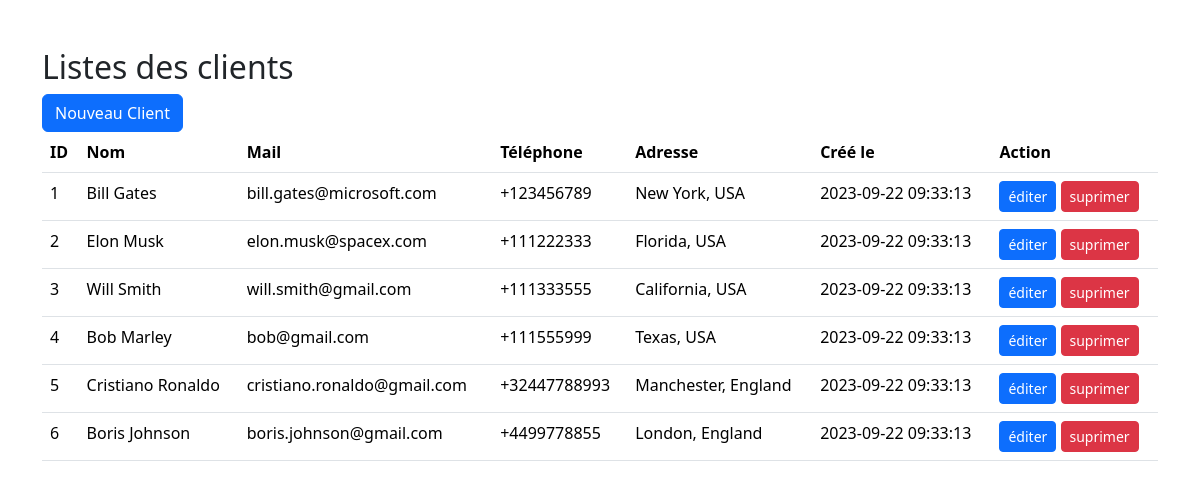
The page / on the database its author committed.
### tables this page shows
CREATE TABLE `clients` (
  `id` int NOT NULL,
  `name` varchar(100) NOT NULL,
  `email` varchar(200) NOT NULL,
  `phone` varchar(20) DEFAULT NULL,
  `address` varchar(200) DEFAULT NULL,
  `created_at` datetime NOT NULL DEFAULT CURRENT_TIMESTAMP
);

### index.php (the view, shortened to what this page needs)
<!DOCTYPE html>
<html lang="en">
<head>
    <link rel="stylesheet" href="https://cdn.jsdelivr.net/npm/bootstrap@5.3.1/dist/css/bootstrap.min.css">
</head>
<body>
    <div class="container my-5">
        <h2>Listes des clients</h2>
        <a class="btn btn-primary "href="/myshop/create.php" role="button">Nouveau Client</a>
        <table class="table ">
            <thead>
                <tr>
                    <th>ID</th>
                    <th>Nom</th>
                    <th>Mail</th>
                    <th>Téléphone</th>
                    <th>Adresse</th>
                    <th>Créé le</th>
                    <th>Action</th>
                </tr>
            </thead>
            <tbody>
                <?php
                $servername = "localhost";
                $username = "root";
                $password = "";
                $database = "myshop";
                $connection = new mysqli($servername, $username, $password,$database);
                $sql = "SELECT * FROM clients";
                $result = $connection ->query($sql);
                while($row = $result->fetch_assoc()){
                    echo "                <tr>
                    <td>$row[id]</td>
                    <td>$row[name]</td>
                    <td>$row[email]</td>
                    <td>$row[phone]</td>
                    <td>$row[address]</td>
                    <td>$row[created_at]</td>
                    <td>
                        <a class='btn btn-primary btn-sm' href='/myshop/edit.php?id=$row[id]'>éditer</a>
                        <a class='btn btn-danger btn-sm' href='/myshop/delete.php?id=$row[id]'>suprimer</a>
                    </td>
                </tr>";
                }
?>
            </tbody>
        </table>
    </div>
</body>
</html>

### rows shown on the page
clients: id "1", name "Bill Gates", email "bill.gates@microsoft.com", phone "+123456789", address "New York, USA", created_at "2023-09-22 09:33:13"
clients: id "2", name "Elon Musk", email "elon.musk@spacex.com", phone "+111222333", address "Florida, USA", created_at "2023-09-22 09:33:13"
clients: id "3", name "Will Smith", email "will.smith@gmail.com", phone "+111333555", address "California, USA", created_at "2023-09-22 09:33:13"
clients: id "4", name "Bob Marley", email "bob@gmail.com", phone "+111555999", address "Texas, USA", created_at "2023-09-22 09:33:13"
clients: id "5", name "Cristiano Ronaldo", email "cristiano.ronaldo@gmail.com", phone "+32447788993", address "Manchester, England", created_at "2023-09-22 09:33:13"
clients: id "6", name "Boris Johnson", email "boris.johnson@gmail.com", phone "+4499778855", address "London, England", created_at "2023-09-22 09:33:13"
